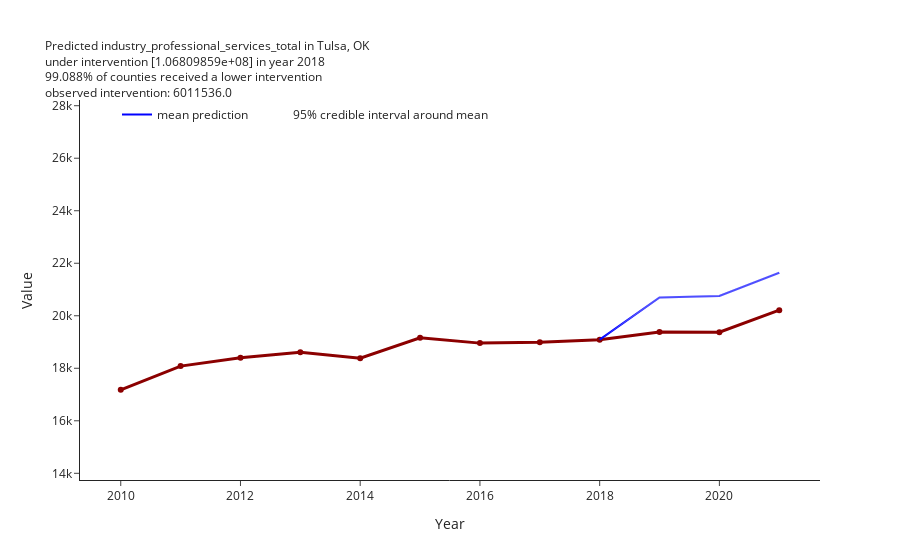

Source (notebook cell):
### Code cell
fips = 40143
intervention = "spending_commerce"
outcome = "industry_professional_services_total"
year = 2018
intervened_value = 1

ci = CausalInsight(
    outcome_dataset=outcome,
    intervention_dataset=intervention,
    num_samples=num_samples,
)

percent_calc = ci.slider_values_to_interventions(
    intervened_percent=intervened_value, year=year
)
intervened_value = percent_calc["intervened_transformed"]


ci.get_tau_samples()
ci.get_fips_predictions(
    intervened_value=intervened_value,
    fips=fips,
    year=year,
    intervention_is_percentile=False,
)
fig = ci.plot_predictions(range_multiplier=1, show_figure=True, scaling="original")

### Figure 1 — Plotly figure (JSON) as saved in the notebook; plotly's stock layout.template omitted (floating-point values rounded to 4 significant figures)
{"data": [{"line": {"color": "darkred", "width": 3}, "mode": "lines+markers", "name": "Tulsa, OK", "showlegend": false, "text": "Tulsa, OK", "textposition": "top right", "type": "scatter", "x": [2010, 2011, 2012, 2013, 2014, 2015, 2016, 2017, 2018, 2019, 2020, 2021], "y": [17181, 18083, 18399, 18611, 18382, 19162, 18958, 18994, 19090, 19379, 19376, 20212]}, {"line": {"color": "blue", "width": 2}, "mode": "lines", "name": "mean prediction", "text": [19090, 20700.0, 20750.0, 21640.0], "type": "scatter", "x": ["2018", "2019", "2020", "2021"], "y": [19090, 20700.0, 20750.0, 21640.0]}, {"fill": "toself", "fillcolor": "rgba(255, 255, 255, 0.31)", "line": {"color": "rgba(255,255,255,0)"}, "name": "95% credible interval around mean", "type": "scatter", "x": ["2018", "2019", "2020", "2021", "2021", "2020", "2019", "2018"], "y": [19090, 20750.0, 20800.0, 21710.0, 21570.0, 20700.0, 20650.0, 19090]}], "layout": {"legend": {"orientation": "h", "traceorder": "normal", "x": 0.05, "y": 1}, "title": {"font": {"size": 12}, "text": "Predicted industry_professional_services_total in Tulsa, OK<br>under intervention [1.06809859e+08] in year 2018<br>99.088% of counties received a lower intervention <br>observed intervention: 6011536.0"}, "xaxis": {"title": {"text": "Year"}}, "yaxis": {"range": [13740.0, 28220.0], "title": {"text": "Value"}}}}
